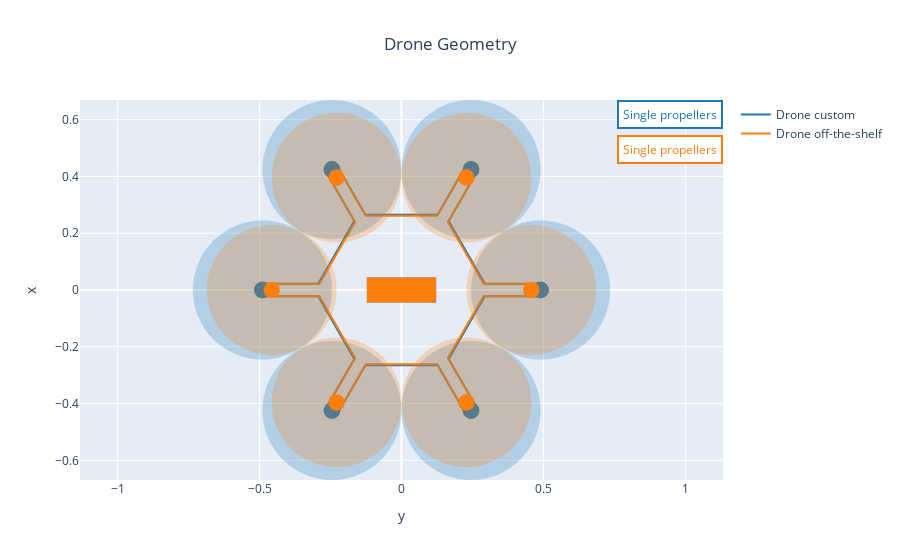

Notebook code cell kept with this figure:
### Markdown cell above
## 3. Analysis and plots

We may now compare the results from the optimization in the continuous domain with the off-the-shelf configuration:

### Code cell
OUTPUT_FILE_CONTINUOUS = pth.join(DATA_FOLDER_PATH, "problem_outputs_DJI_M600_mdo.xml")
OUTPUT_FILE_DISCRETE = pth.join(DATA_FOLDER_PATH, "problem_outputs_discrete_DJI_M600_mdo.xml")
fig = multirotor_geometry_plot(OUTPUT_FILE_CONTINUOUS, name="Drone custom")
fig = multirotor_geometry_plot(OUTPUT_FILE_DISCRETE, name="Drone off-the-shelf", fig=fig)
fig.show()

### Figure 1 — Plotly figure (JSON) as saved in the notebook; plotly's stock layout.template omitted (floating-point values rounded to 4 significant figures)
{"data": [{"line": {"color": "rgb(31, 119, 180)"}, "mode": "lines", "name": "Drone custom", "type": "scatter", "uid": "8befeab8-02c9-4bdf-aab3-60209ffc0d0c", "x": [0.2933, 0.49, 0.49, 0.2933, 0.1661, 0.2644, 0.2256, 0.1272, -0.1272, -0.2256, -0.2644, -0.1661, -0.2933, -0.49, -0.49, -0.2933, -0.1661, -0.2644, -0.2256, -0.1272, 0.1272, 0.2256, 0.2644, 0.1661, 0.2933], "y": [0.02243, 0.02243, -0.02243, -0.02243, -0.2428, -0.4131, -0.4356, -0.2653, -0.2653, -0.4356, -0.4131, -0.2428, -0.02243, -0.02243, 0.02243, 0.02243, 0.2428, 0.4131, 0.4356, 0.2653, 0.2653, 0.4356, 0.4131, 0.2428, 0.02243]}, {"line": {"color": "rgb(255, 127, 14)"}, "mode": "lines", "name": "Drone off-the-shelf", "type": "scatter", "uid": "729e6abe-337f-4dd3-989f-3f552b81d155", "x": [0.2893, 0.4572, 0.4572, 0.2893, 0.1634, 0.2473, 0.2099, 0.1259, -0.1259, -0.2099, -0.2473, -0.1634, -0.2893, -0.4572, -0.4572, -0.2893, -0.1634, -0.2473, -0.2099, -0.1259, 0.1259, 0.2099, 0.2473, 0.1634, 0.2893], "y": [0.02162, 0.02162, -0.02162, -0.02162, -0.2397, -0.3851, -0.4068, -0.2613, -0.2613, -0.4068, -0.3851, -0.2397, -0.02162, -0.02162, 0.02162, 0.02162, 0.2397, 0.3851, 0.4068, 0.2613, 0.2613, 0.4068, 0.3851, 0.2397, 0.02162]}], "layout": {"annotations": [{"align": "center", "bgcolor": "white", "bordercolor": "rgb(31, 119, 180)", "borderpad": 4, "borderwidth": 2, "font": {"color": "rgb(31, 119, 180)"}, "showarrow": false, "text": "Single propellers", "x": 1, "xanchor": "right", "xref": "paper", "xshift": 0, "y": 1, "yanchor": "top", "yref": "paper", "yshift": 0}, {"align": "center", "bgcolor": "white", "bordercolor": "rgb(255, 127, 14)", "borderpad": 4, "borderwidth": 2, "font": {"color": "rgb(255, 127, 14)"}, "showarrow": false, "text": "Single propellers", "x": 1, "xanchor": "right", "xref": "paper", "xshift": 0, "y": 1, "yanchor": "top", "yref": "paper", "yshift": -35}], "autosize": true, "shapes": [{"fillcolor": "rgb(31, 119, 180)", "line": {"color": "rgb(31, 119, 180)", "width": 3}, "type": "rect", "x0": -0.1166, "x1": 0.1166, "xref": "x", "y0": -0.03888, "y1": 0.03888, "yref": "y"}, {"fillcolor": "rgb(31, 119, 180)", "line": {"color": "rgb(31, 119, 180)", "width": 3}, "type": "circle", "x0": 0.4655, "x1": 0.5144, "xref": "x", "y0": -0.02444, "y1": 0.02444, "yref": "y"}, {"fillcolor": "rgb(31, 119, 180)", "line": {"color": "rgb(31, 119, 180)", "width": 0}, "opacity": 0.25, "type": "circle", "x0": 0.245, "x1": 0.735, "xref": "x", "y0": -0.245, "y1": 0.245, "yref": "y"}, {"fillcolor": "rgb(31, 119, 180)", "line": {"color": "rgb(31, 119, 180)", "width": 3}, "type": "circle", "x0": 0.2205, "x1": 0.2694, "xref": "x", "y0": -0.4488, "y1": -0.3999, "yref": "y"}, {"fillcolor": "rgb(31, 119, 180)", "line": {"color": "rgb(31, 119, 180)", "width": 0}, "opacity": 0.25, "type": "circle", "x0": 8.327e-17, "x1": 0.49, "xref": "x", "y0": -0.6693, "y1": -0.1793, "yref": "y"}, {"fillcolor": "rgb(31, 119, 180)", "line": {"color": "rgb(31, 119, 180)", "width": 3}, "type": "circle", "x0": -0.2694, "x1": -0.2205, "xref": "x", "y0": -0.4488, "y1": -0.3999, "yref": "y"}, {"fillcolor": "rgb(31, 119, 180)", "line": {"color": "rgb(31, 119, 180)", "width": 0}, "opacity": 0.25, "type": "circle", "x0": -0.49, "x1": 8.327e-17, "xref": "x", "y0": -0.6693, "y1": -0.1793, "yref": "y"}, {"fillcolor": "rgb(31, 119, 180)", "line": {"color": "rgb(31, 119, 180)", "width": 3}, "type": "circle", "x0": -0.5144, "x1": -0.4655, "xref": "x", "y0": -0.02444, "y1": 0.02444, "yref": "y"}, {"fillcolor": "rgb(31, 119, 180)", "line": {"color": "rgb(31, 119, 180)", "width": 0}, "opacity": 0.25, "type": "circle", "x0": -0.735, "x1": -0.245, "xref": "x", "y0": -0.245, "y1": 0.245, "yref": "y"}, {"fillcolor": "rgb(31, 119, 180)", "line": {"color": "rgb(31, 119, 180)", "width": 3}, "type": "circle", "x0": -0.2694, "x1": -0.2205, "xref": "x", "y0": 0.3999, "y1": 0.4488, "yref": "y"}, {"fillcolor": "rgb(31, 119, 180)", "line": {"color": "rgb(31, 119, 180)", "width": 0}, "opacity": 0.25, "type": "circle", "x0": -0.49, "x1": -2.498e-16, "xref": "x", "y0": 0.1793, "y1": 0.6693, "yref": "y"}, {"fillcolor": "rgb(31, 119, 180)", "line": {"color": "rgb(31, 119, 180)", "width": 3}, "type": "circle", "x0": 0.2205, "x1": 0.2694, "xref": "x", "y0": 0.3999, "y1": 0.4488, "yref": "y"}, {"fillcolor": "rgb(31, 119, 180)", "line": {"color": "rgb(31, 119, 180)", "width": 0}, "opacity": 0.25, "type": "circle", "x0": 8.327e-17, "x1": 0.49, "xref": "x", "y0": 0.1793, "y1": 0.6693, "yref": "y"}, {"fillcolor": "rgb(255, 127, 14)", "line": {"color": "rgb(255, 127, 14)", "width": 3}, "type": "rect", "x0": -0.1168, "x1": 0.1168, "xref": "x", "y0": -0.03892, "y1": 0.03892, "yref": "y"}, {"fillcolor": "rgb(255, 127, 14)", "line": {"color": "rgb(255, 127, 14)", "width": 3}, "type": "circle", "x0": 0.4335, "x1": 0.4809, "xref": "x", "y0": -0.02375, "y1": 0.02375, "yref": "y"}, {"fillcolor": "rgb(255, 127, 14)", "line": {"color": "rgb(255, 127, 14)", "width": 0}, "opacity": 0.25, "type": "circle", "x0": 0.2286, "x1": 0.6858, "xref": "x", "y0": -0.2286, "y1": 0.2286, "yref": "y"}, {"fillcolor": "rgb(255, 127, 14)", "line": {"color": "rgb(255, 127, 14)", "width": 3}, "type": "circle", "x0": 0.2049, "x1": 0.2523, "xref": "x", "y0": -0.4197, "y1": -0.3722, "yref": "y"}, {"fillcolor": "rgb(255, 127, 14)", "line": {"color": "rgb(255, 127, 14)", "width": 0}, "opacity": 0.25, "type": "circle", "x0": 8.327e-17, "x1": 0.4572, "xref": "x", "y0": -0.6245, "y1": -0.1673, "yref": "y"}, {"fillcolor": "rgb(255, 127, 14)", "line": {"color": "rgb(255, 127, 14)", "width": 3}, "type": "circle", "x0": -0.2523, "x1": -0.2049, "xref": "x", "y0": -0.4197, "y1": -0.3722, "yref": "y"}, {"fillcolor": "rgb(255, 127, 14)", "line": {"color": "rgb(255, 127, 14)", "width": 0}, "opacity": 0.25, "type": "circle", "x0": -0.4572, "x1": 8.327e-17, "xref": "x", "y0": -0.6245, "y1": -0.1673, "yref": "y"}, {"fillcolor": "rgb(255, 127, 14)", "line": {"color": "rgb(255, 127, 14)", "width": 3}, "type": "circle", "x0": -0.4809, "x1": -0.4335, "xref": "x", "y0": -0.02375, "y1": 0.02375, "yref": "y"}, {"fillcolor": "rgb(255, 127, 14)", "line": {"color": "rgb(255, 127, 14)", "width": 0}, "opacity": 0.25, "type": "circle", "x0": -0.6858, "x1": -0.2286, "xref": "x", "y0": -0.2286, "y1": 0.2286, "yref": "y"}, {"fillcolor": "rgb(255, 127, 14)", "line": {"color": "rgb(255, 127, 14)", "width": 3}, "type": "circle", "x0": -0.2523, "x1": -0.2049, "xref": "x", "y0": 0.3722, "y1": 0.4197, "yref": "y"}, {"fillcolor": "rgb(255, 127, 14)", "line": {"color": "rgb(255, 127, 14)", "width": 0}, "opacity": 0.25, "type": "circle", "x0": -0.4572, "x1": -2.22e-16, "xref": "x", "y0": 0.1673, "y1": 0.6245, "yref": "y"}, {"fillcolor": "rgb(255, 127, 14)", "line": {"color": "rgb(255, 127, 14)", "width": 3}, "type": "circle", "x0": 0.2049, "x1": 0.2523, "xref": "x", "y0": 0.3722, "y1": 0.4197, "yref": "y"}, {"fillcolor": "rgb(255, 127, 14)", "line": {"color": "rgb(255, 127, 14)", "width": 0}, "opacity": 0.25, "type": "circle", "x0": 8.327e-17, "x1": 0.4572, "xref": "x", "y0": 0.1673, "y1": 0.6245, "yref": "y"}], "title": {"text": "Drone Geometry", "x": 0.5}, "xaxis": {"autorange": true, "domain": [0, 1], "range": [-2.912, 2.912], "title": {"text": "y"}, "type": "linear"}, "yaxis": {"autorange": true, "domain": [0, 1], "range": [-0.6693, 0.6693], "scaleanchor": "x", "scaleratio": 1, "title": {"text": "x"}, "type": "linear"}}}
